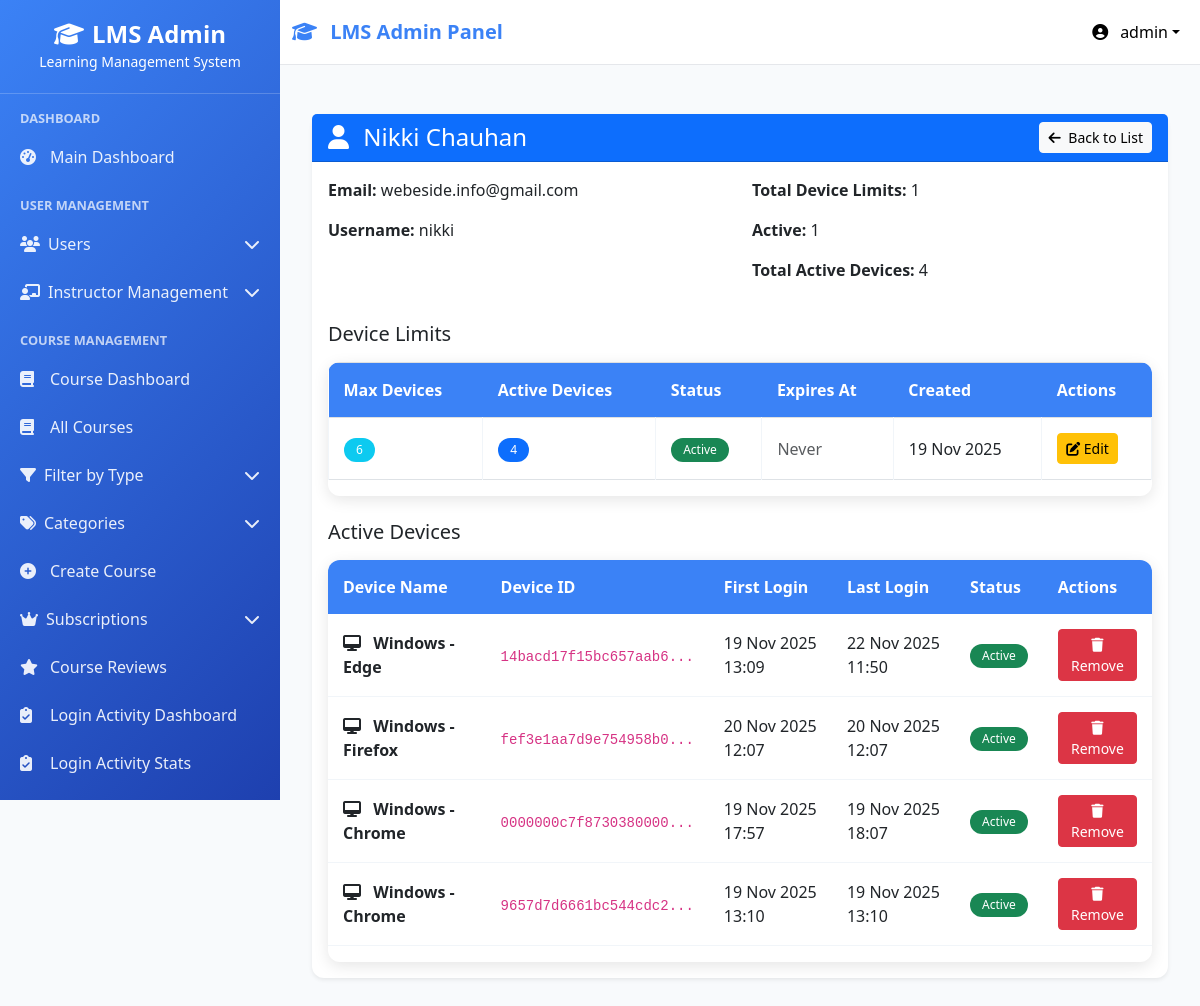
Page /courses/subscriptions/3/ (signed in) on the committed database.
### userss/models.py (models this page shows, shortened)
class CustomUser(AbstractUser):
    ROLE_CHOICES = (
    ("superadmin", "Super Admin"),
    ("instructor", "Instructor"),
    ("student", "Student"),
    ("webinar_user", "Webinar User"),  # Add this line
)
    role = models.CharField(max_length=20, choices=ROLE_CHOICES, default="student")
    phone_number = models.CharField(max_length=15, blank=True, null=True)
    profile_picture = models.ImageField(
        upload_to="profile_pics/", blank=True, null=True
    )
    bio = models.TextField(max_length=500, blank=True)
    date_of_birth = models.DateField(blank=True, null=True)
    address = models.TextField(max_length=200, blank=True)
    created_by = models.ForeignKey(
        "self",
        on_delete=models.SET_NULL,
        null=True,
        blank=True,
        related_name="created_users",
    )
    updated_at = models.DateTimeField(auto_now=True)
    def get_full_name(self):
        return f"{self.first_name} {self.last_name}".strip()
    class Meta:
        ordering = ["-date_joined"]
        verbose_name = "User"
        verbose_name_plural = "Users"

### courses/models.py (models this page shows, shortened)
class StudentDeviceLimit(models.Model):
    student = models.OneToOneField(
        User,
        on_delete=models.CASCADE,
        limit_choices_to={'role': 'student'},
        related_name='device_limit'
    )
    max_devices = models.PositiveIntegerField(default=2)
    is_active = models.BooleanField(default=True)
    created_at = models.DateTimeField(auto_now_add=True)
    def current_device_count(self):
        return self.devices.filter(is_active=True).count()

class DeviceSession(models.Model):
    student_limit = models.ForeignKey(
        StudentDeviceLimit,
        on_delete=models.CASCADE,
        related_name='devices'
    )
    device_id = models.CharField(max_length=200,  help_text="SHA256 fingerprint")
    device_name = models.CharField(max_length=200, blank=True)
    device_info = models.JSONField(default=dict, blank=True)
    first_login = models.DateTimeField(auto_now_add=True)
    last_login = models.DateTimeField(auto_now=True)
    is_active = models.BooleanField(default=True)

### courses/views.py (the view)
@login_required
def subscription_details(request, student_id):
    if request.user.role != 'superadmin':
        messages.error(request, 'Access denied.')
        return redirect('courses:course_dashboard')
    try:
        student = User.objects.get(id=student_id, role='student')
    except User.DoesNotExist:
        messages.error(request, f'Student with ID {student_id} not found or not a student.')
        return redirect('courses:subscription_list')
    device_limit, created = StudentDeviceLimit.objects.get_or_create(
        student=student,
        defaults={'max_devices': 2, 'is_active': True}
    )
    if created:
        messages.info(request, f'Device limit created for {student.username} with default settings.')
    subscriptions = [device_limit]
    devices = DeviceSession.objects.filter(
        student_limit=device_limit
    ).order_by('-last_login')
    total_subs = 1
    active_subs = 1 if device_limit.is_active else 0
    total_devices = devices.filter(is_active=True).count()
    context = {
        'student': student,
        'subscriptions': subscriptions,
        'devices': devices,
        'total_subs': total_subs,
        'active_subs': active_subs,
        'total_devices': total_devices,
    }
    return render(request, 'courses/subscription_details.html', context)

### courses/templates/courses/subscription_details.html (shortened to what this page needs)
{% extends 'base.html' %}
{% load static %}
{% block content %}
<div class="container-fluid py-4">
    <div class="row mb-4">
        <div class="col-md-12">
            <div class="card shadow-sm">
                <div class="card-header bg-primary text-white d-flex justify-content-between align-items-center">
                    <h4 class="mb-0">
                        <i class="fas fa-user me-2"></i>
                        {{ student.get_full_name|default:student.username }}
                    </h4>
                    <a href="{% url 'courses:subscription_list' %}" class="btn btn-light btn-sm">
                        <i class="fas fa-arrow-left me-1"></i> Back to List
                    </a>
                </div>
                <div class="card-body">
                    <div class="row mb-4">
                        <div class="col-md-6">
                            <p><strong>Email:</strong> {{ student.email }}</p>
                            <p><strong>Username:</strong> {{ student.username }}</p>
                        </div>
                        <div class="col-md-6">
                            <p><strong>Total Device Limits:</strong> {{ total_subs }}</p>
                            <p><strong>Active:</strong> {{ active_subs }}</p>
                            <p><strong>Total Active Devices:</strong> {{ total_devices }}</p>
                        </div>
                    </div>
                    <h5 class="mb-3">Device Limits</h5>
                    <div class="table-responsive mb-4">
                        <table class="table table-bordered">
                            <thead class="table-light">
                                <tr>
                                    <th>Max Devices</th>
                                    <th>Active Devices</th>
                                    <th>Status</th>
                                    <th>Expires At</th>
                                    <th>Created</th>
                                    <th>Actions</th>
                                </tr>
                            </thead>
                            <tbody>
                                {% for sub in subscriptions %}
                                <tr>
                                    <td>
                                        <span class="badge bg-info">{{ sub.max_devices }}</span>
                                    </td>
                                    <td>
                                        <span class="badge bg-primary">{{ sub.current_device_count }}</span>
                                    </td>
                                    <td>
                                        {% if sub.is_active %}
                                            <span class="badge bg-success">Active</span>
                                        {% else %}
                                            <span class="badge bg-danger">Inactive</span>
                                        {% endif %}
                                    </td>
                                    <td>
                                        {% if sub.expires_at %}
                                            {{ sub.expires_at|date:"d M Y H:i" }}
                                        {% else %}
                                            <span class="text-muted">Never</span>
                                        {% endif %}
                                    </td>
                                    <td>{{ sub.created_at|date:"d M Y" }}</td>
                                    <td>
                                        <a href="{% url 'courses:edit_subscription' sub.id %}"
                                           class="btn btn-sm btn-warning">
                                            <i class="fas fa-edit"></i> Edit
                                        </a>
                                    </td>
                                </tr>
                                {% endfor %}
                            </tbody>
                        </table>
                    </div>
                    <h5 class="mb-3">Active Devices</h5>
                    <div class="table-responsive">
                        <table class="table table-hover">
                            <thead class="table-light">
                                <tr>
                                    <th>Device Name</th>
                                    <th>Device ID</th>
                                    <th>First Login</th>
                                    <th>Last Login</th>
                                    <th>Status</th>
                                    <th>Actions</th>
                                </tr>
                            </thead>
                            <tbody>
                                {% for device in devices %}
                                <tr>
                                    <td>
    {% if device.device_name|lower|slice:":3" == "win" %}
        <i class="fas fa-desktop me-2"></i>
    {% else %}
        <i class="fas fa-mobile me-2"></i>
    {% endif %}
    <strong>{{ device.device_name }}</strong>
</td>
                                    <td>
                                        <code>{{ device.device_id|slice:":20" }}...</code>
                                    </td>
                                    <td>{{ device.first_login|date:"d M Y H:i" }}</td>
                                    <td>{{ device.last_login|date:"d M Y H:i" }}</td>
                                    <td>
                                        {% if device.is_active %}
                                            <span class="badge bg-success">Active</span>
                                        {% else %}
                                            <span class="badge bg-secondary">Inactive</span>
                                        {% endif %}
                                    </td>
                                    <td>
                                        <button class="btn btn-sm btn-danger remove-device"
                                                data-device-id="{{ device.id }}"
                                                data-device-name="{{ device.device_name }}">
                                            <i class="fas fa-trash"></i> Remove
                                        </button>
                                    </td>
                                </tr>
                                {% empty %}
                                <tr>
                                    <td colspan="6" class="text-center text-muted py-3">
                                        No active devices found
                                    </td>
                                </tr>
                                {% endfor %}
                            </tbody>
                        </table>
                    </div>
                </div>
            </div>
        </div>
    </div>
</div>
{% endblock %}

### userss/templates/base.html (shortened to what this page needs)
<!DOCTYPE html>
<html lang="en">
<head>
    <link href="https://cdnjs.cloudflare.com/ajax/libs/bootstrap/5.3.0/css/bootstrap.min.css" rel="stylesheet">
    <link href="https://cdnjs.cloudflare.com/ajax/libs/font-awesome/6.4.0/css/all.min.css" rel="stylesheet">
</head>
<body>
    <nav class="navbar navbar-expand-lg navbar-light">
        <div class="container-fluid">
            <a class="navbar-brand" href="{% url 'admin_dashboard' %}">
                <i class="fas fa-graduation-cap me-2"></i>
                LMS Admin Panel
            </a>
            <div class="navbar-nav ms-auto">
                <div class="nav-item dropdown">
                    <a class="nav-link dropdown-toggle" href="#" role="button" data-bs-toggle="dropdown"
                        style="color: black !important;">
                        <i class="fas fa-user-circle me-2"></i>
                        {{ user.username|default:"Admin" }}
                    </a>
                </div>
            </div>
        </div>
    </nav>
    <div class="sidebar" id="sidebar">
        <div class="sidebar-header">
            <h4><i class="fas fa-graduation-cap me-2"></i>LMS Admin</h4>
            <small>Learning Management System</small>
        </div>
        <div class="sidebar-content">
            <div class="nav-section">Dashboard</div>
            <a class="nav-link {% if request.resolver_match.url_name == 'admin_dashboard' %}active{% endif %}"
                href="{% url 'admin_dashboard' %}">
                <i class="fas fa-tachometer-alt"></i>
                Main Dashboard
            </a>
            <div class="nav-section">User Management</div>
            <div class="submenu" data-submenu="users">
                <div class="submenu-toggle">
                    <span><i class="fas fa-users me-2"></i>Users</span>
                    <i class="fas fa-chevron-down"></i>
                </div>
            </div>
            <div class="submenu" data-submenu="instructor-management">
                <div class="submenu-toggle">
                    <span><i class="fas fa-chalkboard-teacher me-2"></i>Instructor Management</span>
                    <i class="fas fa-chevron-down"></i>
                </div>
            </div>
            <div class="nav-section">Course Management</div>
            <a class="nav-link {% if 'course_dashboard' in request.resolver_match.url_name %}active{% endif %}"
                href="{% url 'courses:course_dashboard' %}">
                <i class="fas fa-book"></i>
                Course Dashboard
            </a>
            <a class="nav-link {% if 'manage_courses' in request.resolver_match.url_name %}active{% endif %}"
                href="{% url 'courses:manage_courses' %}">
                <i class="fas fa-book"></i>
                All Courses
            </a>
            <div class="submenu" data-submenu="course-types">
                <div class="submenu-toggle">
                    <span><i class="fas fa-filter me-2"></i>Filter by Type</span>
                    <i class="fas fa-chevron-down"></i>
                </div>
            </div>
            <div class="submenu" data-submenu="categories">
                <div class="submenu-toggle">
                    <span><i class="fas fa-tags me-2"></i>Categories</span>
                    <i class="fas fa-chevron-down"></i>
                </div>
            </div>
            <a class="nav-link {% if 'create_course' in request.resolver_match.url_name %}active{% endif %}"
                href="{% url 'courses:create_course' %}">
                <i class="fas fa-plus-circle"></i>
                Create Course
            </a>
            {% if request.user.role == 'superadmin' %}
            <div class="submenu" data-submenu="subscriptions">
                <div class="submenu-toggle">
                    <span><i class="fas fa-crown me-2"></i>Subscriptions</span>
                    <i class="fas fa-chevron-down"></i>
                </div>
            </div>
            {% endif %}
            {% if request.user.role in 'superadmin,instructor' %}
            <a class="nav-link {% if 'course_reviews' in request.resolver_match.url_name %}active{% endif %}"
                href="{% url 'courses:course_reviews' %}">
                <i class="fas fa-star"></i>
                Course Reviews
            </a>
            {% endif %}
            {% if request.user.role == 'superadmin' %}
            <a class="nav-link {% if 'attendance_dashboard' in request.resolver_match.url_name %}active{% endif %}"
                href="{% url 'courses:attendance_dashboard' %}">
                <i class="fas fa-clipboard-check"></i>
                Login Activity Dashboard
            </a>
            <a class="nav-link {% if 'attendance_status' in request.resolver_match.url_name %}active{% endif %}"
                href="{% url 'courses:attendance_status' %}">
                <i class="fas fa-clipboard-check"></i>
                Login Activity Stats
            </a>
            {% endif %}
            <div class="submenu" data-submenu="batches">
                <div class="submenu-toggle">
                </div>
            </div>
        </div>
    </div>
    <div class="main-content">
        {% block content %}
        {% endblock %}
    </div>
</body>
</html>

### rows in the picture
CustomUser: username "admin"
CustomUser: get_full_name "Nikki Chauhan", email "webeside.info@gmail.com", username "nikki"
StudentDeviceLimit: max_devices "6", current_device_count "4", is_active "Active", created_at "19 Nov 2025"
DeviceSession: device_name "Windows - Edge", device_id "14bacd17f15bc657aab6", first_login "19 Nov 2025 13:09", last_login "22 Nov 2025 11:50", is_active "Active"
DeviceSession: device_name "Windows - Firefox", device_id "fef3e1aa7d9e754958b0", first_login "20 Nov 2025 12:07", last_login "20 Nov 2025 12:07", is_active "Active"
DeviceSession: device_name "Windows - Chrome", device_id "0000000c7f8730380000", first_login "19 Nov 2025 17:57", last_login "19 Nov 2025 18:07", is_active "Active"
DeviceSession: device_name "Windows - Chrome", device_id "9657d7d6661bc544cdc2", first_login "19 Nov 2025 13:10", last_login "19 Nov 2025 13:10", is_active "Active"

### other values in the picture
{{ total_subs }} "1"
{{ active_subs }} "1"
{{ total_devices }} "4"
